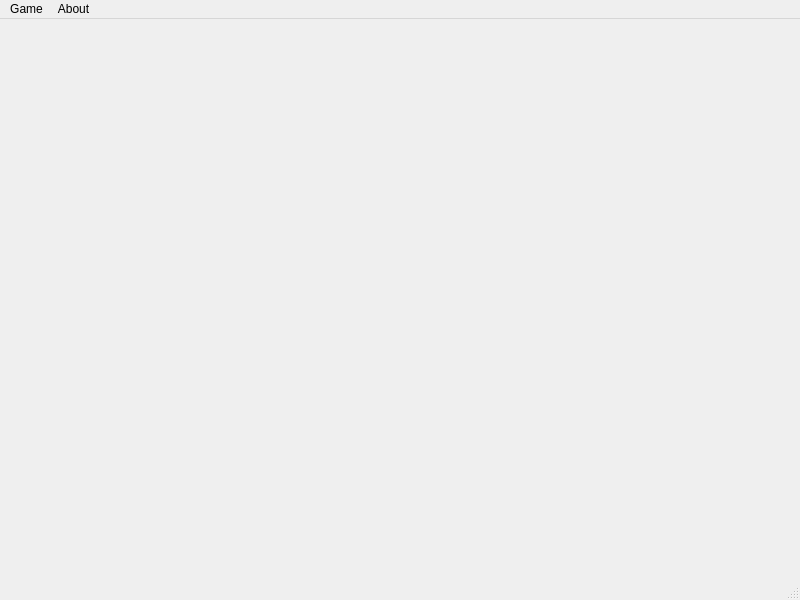
<?xml version="1.0" encoding="UTF-8"?>
<ui version="4.0">
 <class>MainWindow</class>
 <widget class="QMainWindow" name="MainWindow">
  <property name="geometry">
   <rect>
    <x>0</x>
    <y>0</y>
    <width>800</width>
    <height>600</height>
   </rect>
  </property>
  <property name="windowTitle">
   <string>MainWindow</string>
  </property>
  <widget class="QWidget" name="centralwidget"/>
  <widget class="QStatusBar" name="statusbar"/>
  <widget class="QMenuBar" name="menubar">
   <property name="geometry">
    <rect>
     <x>0</x>
     <y>0</y>
     <width>800</width>
     <height>26</height>
    </rect>
   </property>
   <widget class="QMenu" name="menuFile">
    <property name="enabled">
     <bool>true</bool>
    </property>
    <property name="title">
     <string>Game</string>
    </property>
    <addaction name="actionNew_Game"/>
    <addaction name="actionQuit"/>
   </widget>
   <widget class="QMenu" name="menuAbout">
    <property name="title">
     <string>About</string>
    </property>
    <addaction name="actionAuthor"/>
   </widget>
   <addaction name="menuFile"/>
   <addaction name="menuAbout"/>
  </widget>
  <action name="actionNew_Game">
   <property name="text">
    <string>New Game</string>
   </property>
  </action>
  <action name="actionQuit">
   <property name="text">
    <string>Quit</string>
   </property>
  </action>
  <action name="actionAuthor">
   <property name="text">
    <string>Author</string>
   </property>
  </action>
 </widget>
 <resources/>
 <connections/>
</ui>
